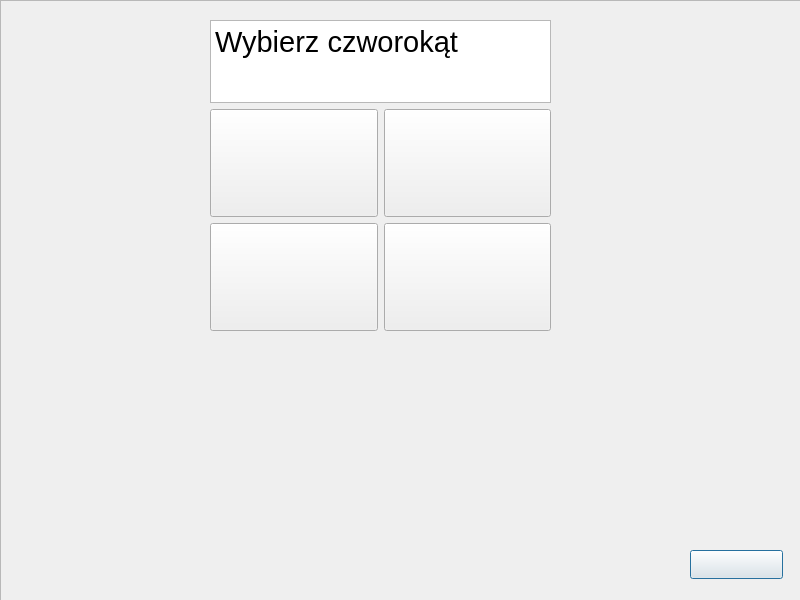
<?xml version="1.0" encoding="UTF-8"?>
<ui version="4.0">
 <class>PyramidBase</class>
 <widget class="QDialog" name="PyramidBase">
  <property name="geometry">
   <rect>
    <x>0</x>
    <y>0</y>
    <width>800</width>
    <height>600</height>
   </rect>
  </property>
  <property name="minimumSize">
   <size>
    <width>800</width>
    <height>600</height>
   </size>
  </property>
  <property name="maximumSize">
   <size>
    <width>800</width>
    <height>600</height>
   </size>
  </property>
  <property name="windowTitle">
   <string>Dialog</string>
  </property>
  <widget class="QPushButton" name="backButton">
   <property name="geometry">
    <rect>
     <x>690</x>
     <y>550</y>
     <width>93</width>
     <height>29</height>
    </rect>
   </property>
   <property name="styleSheet">
    <string notr="true">image: url(:/image/grafika/back.png);</string>
   </property>
   <property name="text">
    <string/>
   </property>
  </widget>
  <widget class="QWidget" name="layoutWidget">
   <property name="geometry">
    <rect>
     <x>210</x>
     <y>20</y>
     <width>341</width>
     <height>311</height>
    </rect>
   </property>
   <layout class="QVBoxLayout" name="verticalLayout">
    <item>
     <widget class="QTextBrowser" name="textBrowser">
      <property name="html">
       <string>&lt;!DOCTYPE HTML PUBLIC &quot;-//W3C//DTD HTML 4.0//EN&quot; &quot;http://www.w3.org/TR/REC-html40/strict.dtd&quot;&gt;
&lt;html&gt;&lt;head&gt;&lt;meta name=&quot;qrichtext&quot; content=&quot;1&quot; /&gt;&lt;meta charset=&quot;utf-8&quot; /&gt;&lt;style type=&quot;text/css&quot;&gt;
p, li { white-space: pre-wrap; }
hr { height: 1px; border-width: 0; }
li.unchecked::marker { content: &quot;\2610&quot;; }
li.checked::marker { content: &quot;\2612&quot;; }
&lt;/style&gt;&lt;/head&gt;&lt;body style=&quot; font-family:'Segoe UI'; font-size:9pt; font-weight:400; font-style:normal;&quot;&gt;
&lt;p style=&quot; margin-top:0px; margin-bottom:0px; margin-left:0px; margin-right:0px; -qt-block-indent:0; text-indent:0px;&quot;&gt;&lt;span style=&quot; font-size:22pt;&quot;&gt;Wybierz czworokąt&lt;/span&gt;&lt;/p&gt;&lt;/body&gt;&lt;/html&gt;</string>
      </property>
     </widget>
    </item>
    <item>
     <layout class="QGridLayout" name="gridLayout">
      <item row="0" column="2">
       <widget class="QPushButton" name="TriangleButton">
        <property name="styleSheet">
         <string notr="true">wight: 45%;
image: url(:/image/grafika/trojkat.png);
height: 100px;
</string>
        </property>
        <property name="text">
         <string/>
        </property>
       </widget>
      </item>
      <item row="0" column="0">
       <widget class="QPushButton" name="RectangleButton">
        <property name="styleSheet">
         <string notr="true">wight: 45%;
image: url(:/image/grafika/prostokat.png);
height: 100px;
</string>
        </property>
        <property name="text">
         <string/>
        </property>
       </widget>
      </item>
      <item row="1" column="0">
       <widget class="QPushButton" name="PentagonButton">
        <property name="styleSheet">
         <string notr="true">wight: 200px;
image: url(:/image/grafika/pentagon.png);
height: 100px;
</string>
        </property>
        <property name="text">
         <string/>
        </property>
       </widget>
      </item>
      <item row="1" column="2">
       <widget class="QPushButton" name="HexagonButton">
        <property name="styleSheet">
         <string notr="true">wight: 50%;
image: url(:/image/grafika/hexagon.png);
height: 100px;
</string>
        </property>
        <property name="text">
         <string/>
        </property>
       </widget>
      </item>
     </layout>
    </item>
   </layout>
  </widget>
  <widget class="QFrame" name="frame">
   <property name="geometry">
    <rect>
     <x>0</x>
     <y>0</y>
     <width>801</width>
     <height>601</height>
    </rect>
   </property>
   <property name="styleSheet">
    <string notr="true">image: url(:/image/grafika/backgraund.png);</string>
   </property>
   <property name="frameShape">
    <enum>QFrame::StyledPanel</enum>
   </property>
   <property name="frameShadow">
    <enum>QFrame::Raised</enum>
   </property>
  </widget>
  <zorder>frame</zorder>
  <zorder>backButton</zorder>
  <zorder>layoutWidget</zorder>
 </widget>
 <resources/>
 <connections/>
</ui>
